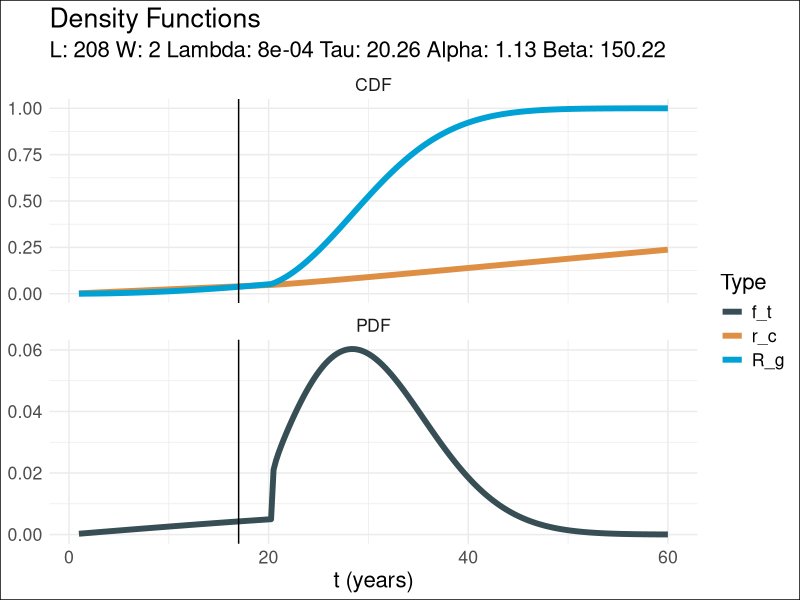
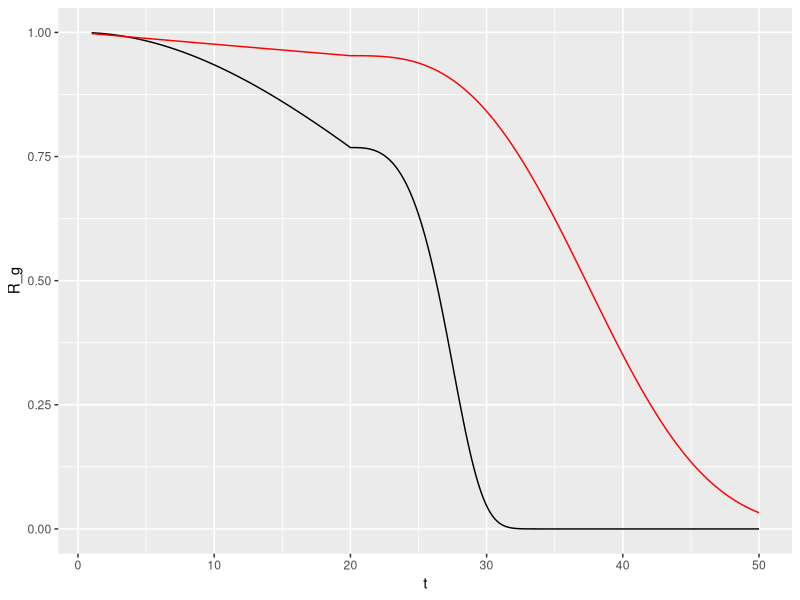
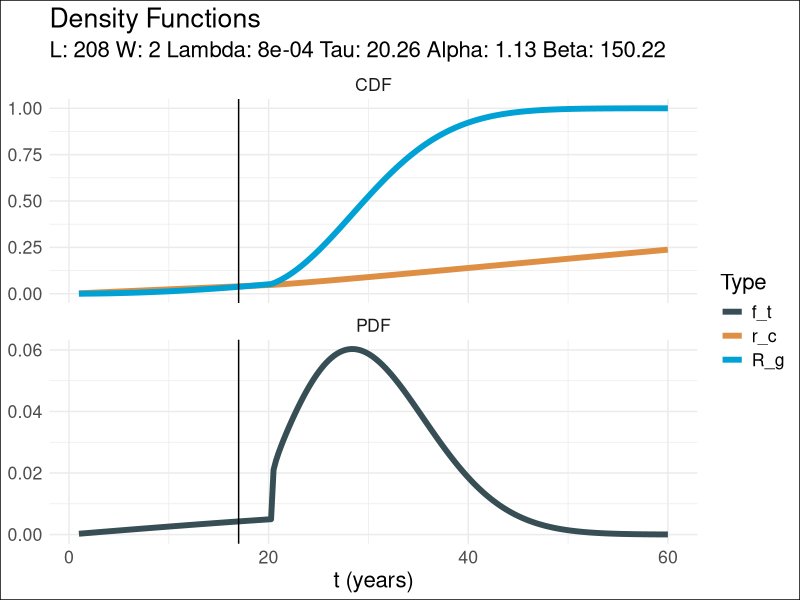

These charts were generated, in order, by the following R code:
library(tidyverse)



R_c <- function(t=0,tau=20,lambda=.0024,alpha=1,beta=1) {
  if(t <= tau) {
    
    exp(-lambda*t)
  } else {
    
    exp(-(lambda*tau + ((t-tau)/beta)^alpha))
  }
}

faults <- function(i,L,W) {
  f <- 0
  
    for(k in 0:floor(i/W)){
      
      f_temp <- ((-1)^k)*(choose(L*W-k*W,i-k*W))*(choose(L,k))
      #print(choose(L*W-k*W,i-k*W))
      f <- f + f_temp
    }
  f
}

faults(120,286,2)

R_g <- function(j,L,W,t,tau,lambda,alpha,beta){
  rel <- 0
  
  for(i in 0:j) {
    rel_temp <- faults(i,L,W) * R_c(t,tau,lambda,alpha,beta)^(L*W-i) *(1-R_c(t,tau,lambda,alpha,beta))^i
    rel <- rel + rel_temp
  }
  rel
}

firstpart <- function(t,tau,beta,alpha){
  ((t-tau)/beta)^(alpha-1)
}

secondpart <- function(lambda,tau,t,alpha,beta){
  exp(-lambda*tau-((t-tau)/beta)^alpha)
}

pdf_R_g <- function(j,L,W,t,tau,lambda,alpha,beta){
  
  p <- 0
  m <- L*W
  
  if(t <= tau) {
    for(i in 0:j) {
      
      p_temp <- faults(i,L,W) * -((i*lambda*((1-exp(-t*lambda))^(i-1))*exp(lambda*t*(-(m-i))-lambda*t)) - (lambda*(m-i)*((1-exp(-t*lambda))^i) * exp(lambda*t*(-(m-i)))))
      #print(p_temp)
      p <- p + p_temp
    }
    
  } else {
    for(i in 0:j) {
      
      p_temp <- faults(i,L,W) * ((alpha*(m-i) * firstpart(t,tau,beta,alpha)*(1-secondpart(lambda,tau,t,alpha,beta))^i *((secondpart(lambda,tau,t,alpha,beta)^(m-i))))/beta - 
                                   (alpha* i * firstpart(t,tau,beta,alpha)*(1-(secondpart(lambda,tau,t,alpha,beta)))^(i-1) *((secondpart(lambda,tau,t,alpha,beta)^(m-i+1))))/beta)
      p <- p + p_temp
    }
  }
  p
  
}

pdf_R_g(143,286,2,10,20,.0024,1.52,30)

#### Trials with functions ####




pdf_R_g(2,4,2,10,20,.0024,10,10)

lambda <- .0008
alpha <- 1.13
beta <- 150.22
tau <- 20.26

L <- 208
W <- 2
j <- L/2

df <- data.frame() 

for(i in seq(from =1,to =60, by = .25)) {
  
  df <- bind_rows(df,
                  data.frame(t=i,
                             rc = R_c(t=i,tau=tau, alpha = alpha, beta = beta),
                             R_g = R_g(j,L,W,t=i,tau,lambda,alpha,beta),
                             f_t = pdf_R_g(j,L,W,t=i,tau,lambda,alpha,beta)))
  
}
df1 <- df %>%
  mutate(R_g = 1-R_g, r_c = 1-rc) %>%
  select(-rc) %>%
  pivot_longer(-t) %>%
  mutate(cum = case_when(
    name == "f_t" ~ "PDF",
    T ~ "CDF"
  ))

ggplot(df1, aes(x = t, y = value, color = name)) +
  geom_path(size = 2) +
  geom_vline(aes(xintercept = 17)) +
  theme_minimal() +
  facet_wrap(~cum,ncol=1,scales = "free_y") +
  ggsci::scale_color_jama() +
  labs(
    title = "Density Functions",
    subtitle = paste("L:",L,"W:",W,"Lambda:",lambda,"Tau:",tau,"Alpha:",alpha,"Beta:",beta),
    color = "Type",
    x = "t (years)"
  ) +
  theme(
    text = element_text(size=16),
    plot.background = element_rect(fill="white"),
    axis.title.y = element_blank()
  )
  
ggsave("densplot.png",dpi=320,height = 6,width = 8)



dftest <- df %>%
  
  mutate(int = .1*f_t)

sum(dftest$int) # Should integrate to R_g(max(t))

alp <- 3
bet <- 20
tau <- 20
df <- data.frame()
for(i in seq(from =1,to = 50, by = .1)) {

  df <- bind_rows(df,data.frame(t=i,rc = R_c(t=i,tau=tau, alpha = alp, beta = bet),R_g = R_g(64,120,2,t=i,tau,.0024,alp,bet)))
    
}



ggplot(df) +
  geom_path(aes(x=t, y= R_g)) +
  geom_path(aes(x=t, y = rc), color = "red") +
  scale_y_continuous(limits = c(0,1))
